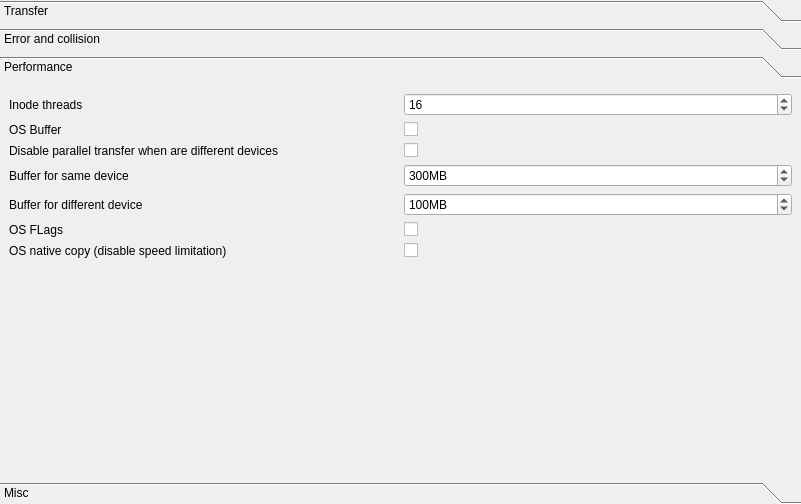
<?xml version="1.0" encoding="UTF-8"?>
<ui version="4.0">
 <class>copyEngineOptions</class>
 <widget class="QWidget" name="copyEngineOptions">
  <property name="geometry">
   <rect>
    <x>0</x>
    <y>0</y>
    <width>801</width>
    <height>504</height>
   </rect>
  </property>
  <layout class="QVBoxLayout" name="verticalLayout">
   <property name="spacing">
    <number>0</number>
   </property>
   <property name="leftMargin">
    <number>0</number>
   </property>
   <property name="topMargin">
    <number>0</number>
   </property>
   <property name="rightMargin">
    <number>0</number>
   </property>
   <property name="bottomMargin">
    <number>0</number>
   </property>
   <item>
    <widget class="QToolBox" name="toolBox">
     <property name="currentIndex">
      <number>2</number>
     </property>
     <widget class="QWidget" name="page_trasnfer">
      <property name="geometry">
       <rect>
        <x>0</x>
        <y>0</y>
        <width>801</width>
        <height>376</height>
       </rect>
      </property>
      <attribute name="label">
       <string>Transfer</string>
      </attribute>
      <layout class="QGridLayout" name="gridLayout_5">
       <item row="7" column="1">
        <spacer name="verticalSpacer_6">
         <property name="orientation">
          <enum>Qt::Vertical</enum>
         </property>
         <property name="sizeHint" stdset="0">
          <size>
           <width>20</width>
           <height>278</height>
          </size>
         </property>
        </spacer>
       </item>
       <item row="2" column="0">
        <widget class="QLabel" name="label_18">
         <property name="text">
          <string>Move the whole folder</string>
         </property>
        </widget>
       </item>
       <item row="2" column="2">
        <widget class="QCheckBox" name="moveTheWholeFolder"/>
       </item>
       <item row="1" column="2">
        <widget class="QCheckBox" name="keepDate"/>
       </item>
       <item row="1" column="0">
        <widget class="QLabel" name="label_2">
         <property name="text">
          <string>Keep the file date</string>
         </property>
        </widget>
       </item>
       <item row="6" column="0">
        <widget class="QLabel" name="label_9">
         <property name="text">
          <string>Auto start</string>
         </property>
        </widget>
       </item>
       <item row="5" column="2">
        <widget class="QCheckBox" name="checksum">
         <property name="text">
          <string/>
         </property>
        </widget>
       </item>
       <item row="0" column="0">
        <widget class="QLabel" name="label">
         <property name="text">
          <string>Transfer the file rights</string>
         </property>
        </widget>
       </item>
       <item row="0" column="2">
        <widget class="QCheckBox" name="doRightTransfer"/>
       </item>
       <item row="6" column="2">
        <widget class="QCheckBox" name="autoStart">
         <property name="text">
          <string/>
         </property>
        </widget>
       </item>
       <item row="4" column="0">
        <widget class="QLabel" name="label_3">
         <property name="text">
          <string>Create full path if not exists</string>
         </property>
        </widget>
       </item>
       <item row="3" column="0">
        <widget class="QLabel" name="label_rsync">
         <property name="text">
          <string notr="true">Rsync</string>
         </property>
        </widget>
       </item>
       <item row="4" column="2">
        <widget class="QCheckBox" name="mkpath">
         <property name="text">
          <string/>
         </property>
        </widget>
       </item>
       <item row="3" column="2">
        <widget class="QCheckBox" name="rsync"/>
       </item>
       <item row="5" column="0">
        <widget class="QLabel" name="label_5">
         <property name="text">
          <string>Checksum</string>
         </property>
        </widget>
       </item>
      </layout>
     </widget>
     <widget class="QWidget" name="page_error_collision">
      <property name="geometry">
       <rect>
        <x>0</x>
        <y>0</y>
        <width>801</width>
        <height>376</height>
       </rect>
      </property>
      <attribute name="label">
       <string>Error and collision</string>
      </attribute>
      <layout class="QGridLayout" name="gridLayout_4">
       <item row="2" column="0">
        <widget class="QLabel" name="label_6">
         <property name="text">
          <string>When folder error</string>
         </property>
        </widget>
       </item>
       <item row="4" column="2">
        <widget class="QCheckBox" name="checkBoxDestinationFolderExists"/>
       </item>
       <item row="0" column="0">
        <widget class="QLabel" name="label_12">
         <property name="text">
          <string>When file error</string>
         </property>
        </widget>
       </item>
       <item row="0" column="2">
        <widget class="QComboBox" name="comboBoxFileError">
         <item>
          <property name="text">
           <string notr="true">Ask</string>
          </property>
         </item>
         <item>
          <property name="text">
           <string notr="true">Skip</string>
          </property>
         </item>
         <item>
          <property name="text">
           <string notr="true">Put at the end</string>
          </property>
         </item>
        </widget>
       </item>
       <item row="1" column="0">
        <widget class="QLabel" name="label_13">
         <property name="text">
          <string>When file collision</string>
         </property>
        </widget>
       </item>
       <item row="1" column="2">
        <widget class="QComboBox" name="comboBoxFileCollision">
         <item>
          <property name="text">
           <string notr="true">Ask</string>
          </property>
         </item>
         <item>
          <property name="text">
           <string notr="true">Skip</string>
          </property>
         </item>
         <item>
          <property name="text">
           <string notr="true">Overwrite</string>
          </property>
         </item>
         <item>
          <property name="text">
           <string notr="true">Overwrite if not same size and date</string>
          </property>
         </item>
         <item>
          <property name="text">
           <string notr="true">Overwrite if newer</string>
          </property>
         </item>
         <item>
          <property name="text">
           <string notr="true">Overwrite if older</string>
          </property>
         </item>
         <item>
          <property name="text">
           <string notr="true">Rename</string>
          </property>
         </item>
         <item>
          <property name="text">
           <string>Overwrite if not same size</string>
          </property>
         </item>
         <item>
          <property name="text">
           <string>Overwrite if modification date differs</string>
          </property>
         </item>
        </widget>
       </item>
       <item row="2" column="2">
        <widget class="QComboBox" name="comboBoxFolderError">
         <item>
          <property name="text">
           <string notr="true">Ask</string>
          </property>
         </item>
         <item>
          <property name="text">
           <string notr="true">Skip</string>
          </property>
         </item>
        </widget>
       </item>
       <item row="3" column="0">
        <widget class="QLabel" name="label_7">
         <property name="text">
          <string>When folder collision</string>
         </property>
        </widget>
       </item>
       <item row="3" column="2">
        <widget class="QComboBox" name="comboBoxFolderCollision">
         <item>
          <property name="text">
           <string notr="true">Ask</string>
          </property>
         </item>
         <item>
          <property name="text">
           <string notr="true">Merge</string>
          </property>
         </item>
         <item>
          <property name="text">
           <string notr="true">Skip</string>
          </property>
         </item>
         <item>
          <property name="text">
           <string notr="true">Rename</string>
          </property>
         </item>
        </widget>
       </item>
       <item row="4" column="0">
        <widget class="QLabel" name="label_8">
         <property name="text">
          <string>Check if destination folder exists</string>
         </property>
        </widget>
       </item>
       <item row="7" column="1">
        <widget class="QPushButton" name="renamingRules">
         <property name="text">
          <string>Renaming rules</string>
         </property>
        </widget>
       </item>
       <item row="8" column="1">
        <spacer name="verticalSpacer_5">
         <property name="orientation">
          <enum>Qt::Vertical</enum>
         </property>
         <property name="sizeHint" stdset="0">
          <size>
           <width>20</width>
           <height>193</height>
          </size>
         </property>
        </spacer>
       </item>
       <item row="5" column="0">
        <widget class="QLabel" name="label_20">
         <property name="text">
          <string>Delete partially transferred files</string>
         </property>
        </widget>
       </item>
       <item row="5" column="2">
        <widget class="QCheckBox" name="deletePartiallyTransferredFiles"/>
       </item>
       <item row="6" column="2">
        <widget class="QCheckBox" name="renameTheOriginalDestination"/>
       </item>
       <item row="6" column="0">
        <widget class="QLabel" name="label_22">
         <property name="text">
          <string>Rename the original destination</string>
         </property>
        </widget>
       </item>
      </layout>
      <zorder>label_12</zorder>
      <zorder>label_13</zorder>
      <zorder>label_6</zorder>
      <zorder>label_7</zorder>
      <zorder>label_8</zorder>
      <zorder>comboBoxFileError</zorder>
      <zorder>comboBoxFileCollision</zorder>
      <zorder>comboBoxFolderError</zorder>
      <zorder>comboBoxFolderCollision</zorder>
      <zorder>checkBoxDestinationFolderExists</zorder>
      <zorder>renamingRules</zorder>
      <zorder>label_20</zorder>
      <zorder>deletePartiallyTransferredFiles</zorder>
      <zorder>renameTheOriginalDestination</zorder>
      <zorder>label_22</zorder>
     </widget>
     <widget class="QWidget" name="page_performance">
      <property name="geometry">
       <rect>
        <x>0</x>
        <y>0</y>
        <width>801</width>
        <height>376</height>
       </rect>
      </property>
      <attribute name="label">
       <string>Performance</string>
      </attribute>
      <layout class="QGridLayout" name="gridLayout">
       <item row="0" column="1">
        <widget class="QSpinBox" name="inodeThreads">
         <property name="minimum">
          <number>1</number>
         </property>
         <property name="maximum">
          <number>32</number>
         </property>
         <property name="value">
          <number>16</number>
         </property>
        </widget>
       </item>
       <item row="0" column="0">
        <widget class="QLabel" name="label_21">
         <property name="text">
          <string>Inode threads</string>
         </property>
        </widget>
       </item>
       <item row="2" column="1">
        <widget class="QCheckBox" name="followTheStrictOrder"/>
       </item>
       <item row="3" column="1">
        <widget class="QSpinBox" name="spinBox">
         <property name="suffix">
          <string>MB</string>
         </property>
         <property name="minimum">
          <number>1</number>
         </property>
         <property name="maximum">
          <number>1024</number>
         </property>
         <property name="value">
          <number>300</number>
         </property>
        </widget>
       </item>
       <item row="4" column="1">
        <widget class="QSpinBox" name="spinBox_2">
         <property name="suffix">
          <string>MB</string>
         </property>
         <property name="minimum">
          <number>1</number>
         </property>
         <property name="maximum">
          <number>1024</number>
         </property>
         <property name="value">
          <number>100</number>
         </property>
        </widget>
       </item>
       <item row="1" column="1">
        <widget class="QCheckBox" name="buffer">
         <property name="toolTip">
          <string>Uncheck this under Windows create problem</string>
         </property>
        </widget>
       </item>
       <item row="1" column="0">
        <widget class="QLabel" name="label_4">
         <property name="text">
          <string>OS Buffer</string>
         </property>
        </widget>
       </item>
       <item row="7" column="1">
        <spacer name="verticalSpacer">
         <property name="orientation">
          <enum>Qt::Vertical</enum>
         </property>
         <property name="sizeHint" stdset="0">
          <size>
           <width>20</width>
           <height>197</height>
          </size>
         </property>
        </spacer>
       </item>
       <item row="2" column="0">
        <widget class="QLabel" name="label_10">
         <property name="text">
          <string>Disable parallel transfer when are different devices</string>
         </property>
        </widget>
       </item>
       <item row="4" column="0">
        <widget class="QLabel" name="label_14">
         <property name="text">
          <string>Buffer for different device</string>
         </property>
        </widget>
       </item>
       <item row="5" column="0">
        <widget class="QLabel" name="label_15">
         <property name="text">
          <string>OS FLags</string>
         </property>
        </widget>
       </item>
       <item row="3" column="0">
        <widget class="QLabel" name="label_11">
         <property name="text">
          <string>Buffer for same device</string>
         </property>
        </widget>
       </item>
       <item row="6" column="0">
        <widget class="QLabel" name="label_16">
         <property name="text">
          <string>OS native copy (disable speed limitation)</string>
         </property>
        </widget>
       </item>
       <item row="5" column="1">
        <widget class="QCheckBox" name="os_spec_flags">
         <property name="text">
          <string/>
         </property>
        </widget>
       </item>
       <item row="6" column="1">
        <widget class="QCheckBox" name="native_copy">
         <property name="text">
          <string/>
         </property>
        </widget>
       </item>
      </layout>
     </widget>
     <widget class="QWidget" name="page_misc">
      <property name="geometry">
       <rect>
        <x>0</x>
        <y>0</y>
        <width>801</width>
        <height>376</height>
       </rect>
      </property>
      <attribute name="label">
       <string>Misc</string>
      </attribute>
      <layout class="QGridLayout" name="gridLayout_3">
       <item row="0" column="0">
        <widget class="QLabel" name="label_23">
         <property name="text">
          <string>Check the disk space</string>
         </property>
        </widget>
       </item>
       <item row="0" column="2">
        <widget class="QCheckBox" name="checkDiskSpace"/>
       </item>
       <item row="1" column="0">
        <widget class="QLabel" name="label_24">
         <property name="text">
          <string>Use this folder when destination is not set</string>
         </property>
        </widget>
       </item>
       <item row="1" column="2">
        <layout class="QHBoxLayout" name="horizontalLayout">
         <item>
          <widget class="QLineEdit" name="defaultDestinationFolder"/>
         </item>
         <item>
          <widget class="QPushButton" name="defaultDestinationFolderBrowse">
           <property name="text">
            <string>Browse</string>
           </property>
          </widget>
         </item>
        </layout>
       </item>
       <item row="2" column="0">
        <spacer name="horizontalSpacer">
         <property name="orientation">
          <enum>Qt::Horizontal</enum>
         </property>
         <property name="sizeHint" stdset="0">
          <size>
           <width>353</width>
           <height>20</height>
          </size>
         </property>
        </spacer>
       </item>
       <item row="2" column="1">
        <widget class="QPushButton" name="filters">
         <property name="text">
          <string>Filters</string>
         </property>
        </widget>
       </item>
       <item row="2" column="2">
        <spacer name="horizontalSpacer_2">
         <property name="orientation">
          <enum>Qt::Horizontal</enum>
         </property>
         <property name="sizeHint" stdset="0">
          <size>
           <width>352</width>
           <height>20</height>
          </size>
         </property>
        </spacer>
       </item>
       <item row="3" column="1">
        <spacer name="verticalSpacer_2">
         <property name="orientation">
          <enum>Qt::Vertical</enum>
         </property>
         <property name="sizeHint" stdset="0">
          <size>
           <width>20</width>
           <height>159</height>
          </size>
         </property>
        </spacer>
       </item>
      </layout>
     </widget>
    </widget>
   </item>
  </layout>
 </widget>
 <resources/>
 <connections/>
</ui>
